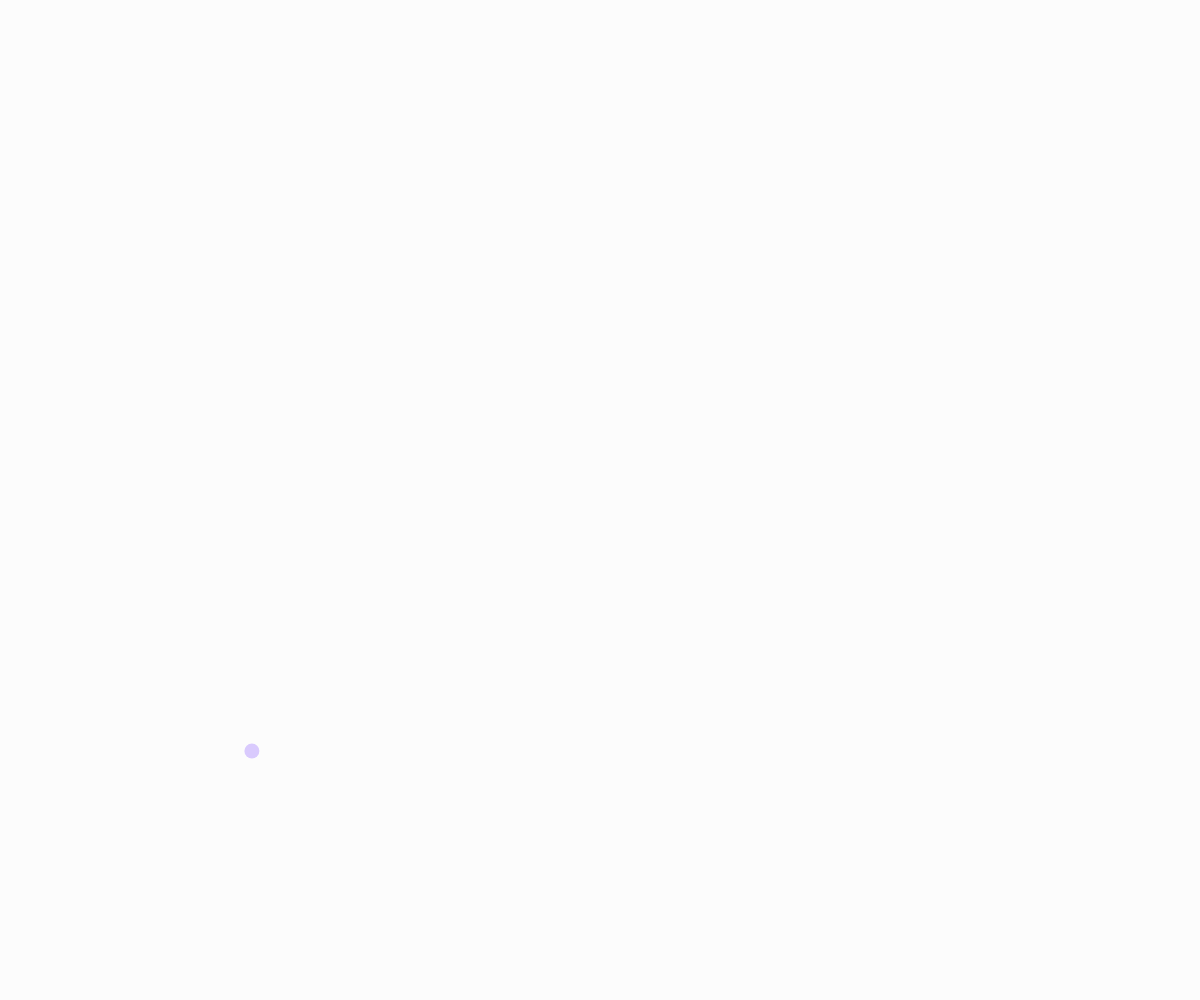
Frame 1 (no input)
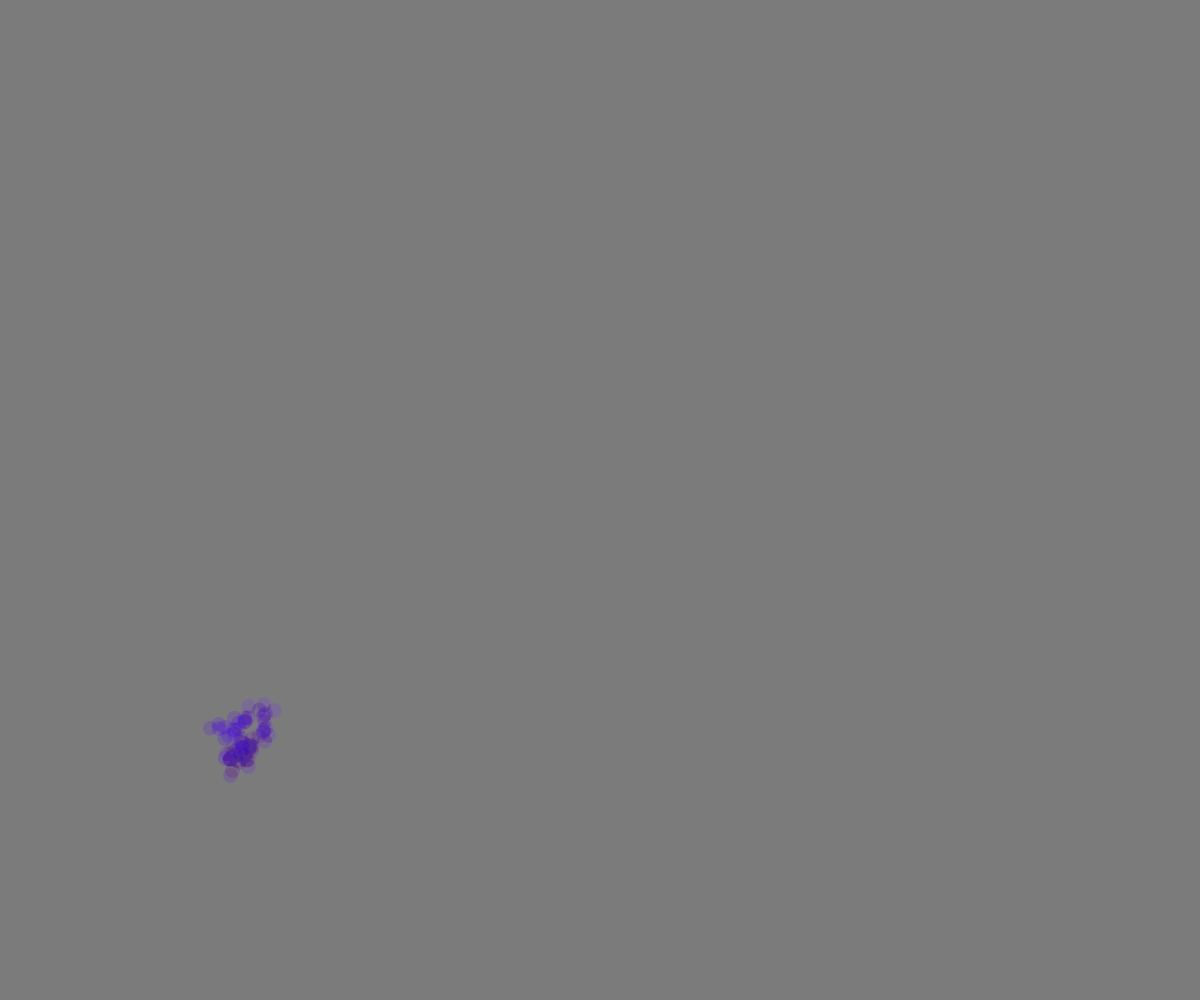
Frame 60 (no input)
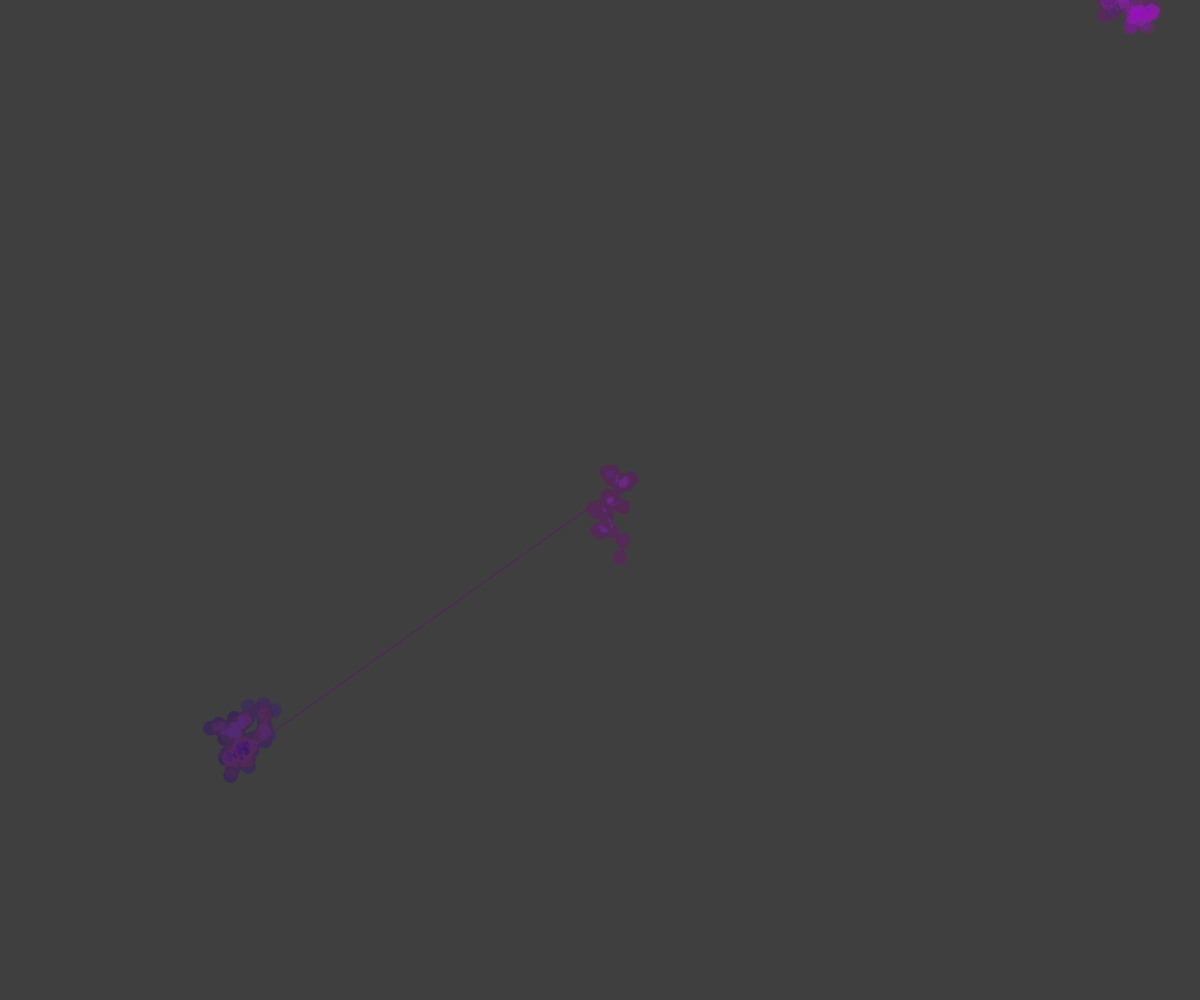
Frame 120 (the mouse pressed at the canvas centre since frame 60)

The p5.js sketch that drew these frames (run headless with seeded random() and noise() and a simulated clock; from frame 60 on, the mouse is pressed at the canvas centre):

// p5.js sketch
// ── sketch.js
let posX, posY;
let startX, startY;
let maxRadius = 60;
let wirt;
let punkt1, punkt2;
let t = 20 // transparenz 
let newColor
let zähler = {}

let alleFormen = [];
let animationLäuft = true;

function setup() {
  createCanvas(windowWidth, windowHeight);


  colorMode(HSB, 360, 100, 100, 100)
  newColor = color(random(0, 360), 100, 100, t);
  //blendMode(SCREEN);

  // Ersten Wirt poition
  startX = random(width);
  startY = random(height);
  posX = startX;
  posY = startY;

  // Punkte für Linie bestimmen
  punkt1 = createVector(posX, posY);
  punkt2 = createVector(posX, posY);


  //background(0, 0, 0, 95)


}

function draw() {
  background(0, 1)

  //background(0, 10)






  // ohne click Schlaufe
  posX += random(-10, 10);
  posY += random(-10, 10);
  wirt = createVector(posX, posY);
  wirt.add(p5.Vector.random2D().mult(8));

  //test, ob an der zielposition wirt.x, wirt.y bereits Farbe liegt und welche
let c = get(wirt.x, wirt.y);
let rotkanal = red(c);
let gruenkanal = green(c);
let blaukanal = blue(c);

// // Prüfen: alle Kanäle gleich UND < 50
// let transparenz = (rotkanal === gruenkanal && gruenkanal === blaukanal && rotkanal > 100);

// if (transparenz) {
//   // Pixel ist dunkel → neue Farbe setzen
//   newColor = color(random(0, 360), 100, 100, t);
// }


let key = int(wirt.x / 50) + "," + int(wirt.y / 50);
if (!zähler[key]) zähler[key] = 0;
zähler[key]++;

if (zähler[key] > 50) { 
  newColor = color(random(0,360), 100,100,t);
  zähler[key] = 0;
}

fill(newColor);
stroke(newColor);





  // Distanz vom aktuellen Nullpunkt berechnen
  let distanceFromStart = dist(wirt.x, wirt.y, startX, startY);

  // Wenn Radius größer als maxRadius, neuen Wirt erstellen
  if (distanceFromStart > maxRadius) {
    punkt1 = punkt2.copy();
    punkt2 = createVector(posX, posY);


    // Neuen Wirt erstellen (wenn dieser Teil vor Linie Zeichnen ist, Linie wird zuerst gezeichnet)
    startX = random(width);
    startY = random(height);
    posX = startX;
    posY = startY;

    // Linie zeichnen
    stroke(newColor);
    strokeWeight(random(0.5, 5));
    line(punkt1.x, punkt1.y, punkt2.x, punkt2.y);


  }

  // Wirt zeichnen
  noStroke();
  fill(newColor);

  if (mouseX > width / 2) {
    // Maus auf der rechten Seite → Dreieck
    triangle(
      wirt.x, wirt.y - 10,
      wirt.x - 10, wirt.y + 10,
      wirt.x + 10, wirt.y + 10);
  } else {
    // Maus auf der linken Seite = Kreis
    ellipse(wirt.x, wirt.y, 15, 15);
  }



}

// Wird bei jedem Mausklick ausgeführt


function mousePressed() {

  //zähler++

  // NUR JEDES 5. MAL NEUE FARBE
  // if (zähler % 5 == 0) {
  //   newColor = color(random(0, 360), 100, 100, t);
  // }
  newColor = color(random(0, 360), 100, 100, t);

  // Linie vom letzten Punkt zur Mausposition zeichnen
  punkt1 = punkt2.copy();
  punkt2 = createVector(mouseX, mouseY);
  fill(newColor);
  stroke(newColor);
  strokeWeight(random(0.5, 5));
  line(punkt1.x, punkt1.y, punkt2.x, punkt2.y);

  // Neuen Wirt an Mausposition erstellen
  startX = mouseX;
  startY = mouseY;
  posX = startX;
  posY = startY;


}
